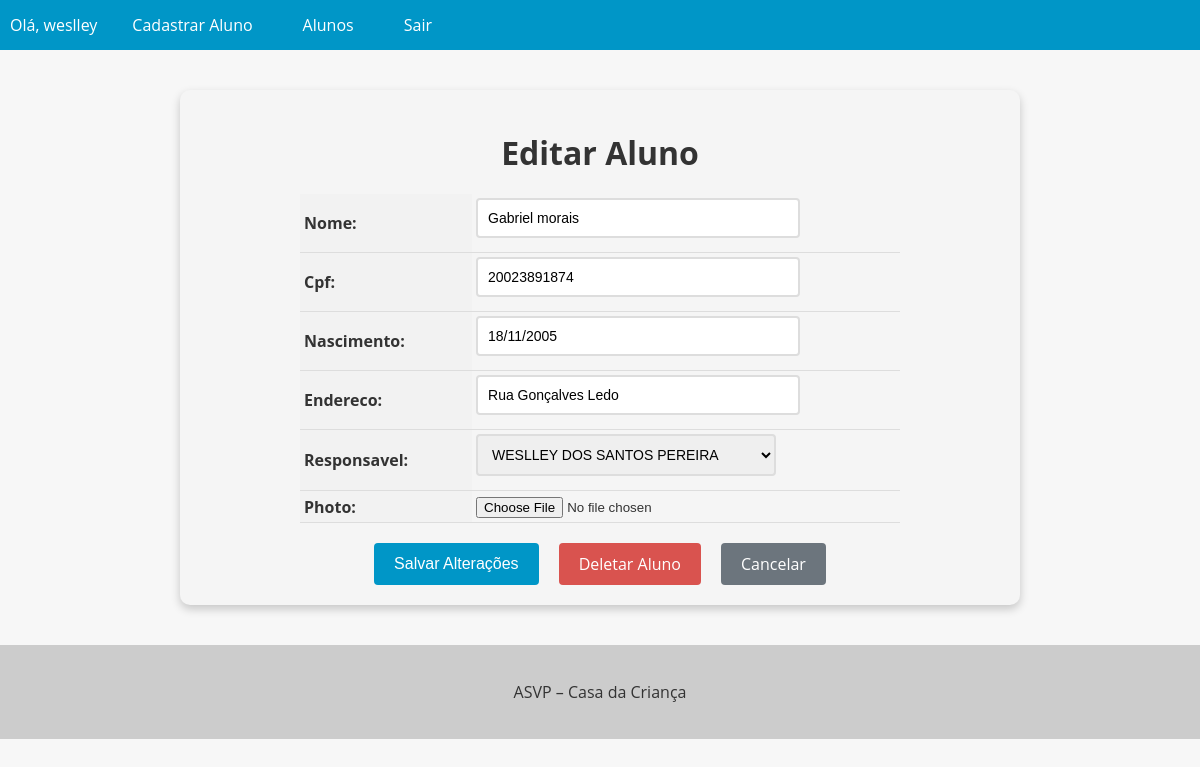
Page /Aluno/27/update/ (signed in) on the committed database.
### Alunos/models.py (models this page shows, shortened)
class Aluno(models.Model):
    id = models.AutoField(primary_key=True)
    nome = models.CharField(max_length=200)
    cpf = models.CharField(max_length=14, unique=True, null=True, blank=True)
    nascimento = models.DateField()
    endereco = models.CharField(max_length=255, null=True, blank=True)
    responsavel = models.ForeignKey('Responsavel', on_delete=models.SET_NULL, null=True, blank=True)  # Ligação com Responsavel
    photo = models.ImageField(upload_to='Alunos/', blank=True, null=True)

class Responsavel(models.Model):
    id = models.AutoField(primary_key=True)
    nome = models.CharField(max_length=200)
    cpf = models.CharField(max_length=14, unique=True)
    nascimento = models.DateField()
    endereco = models.CharField(max_length=255)
    telefone = models.CharField(max_length=15)
    def __str__(self):
        return self.nome

### Alunos/views.py (the view, shortened to what this page needs)
# urls.py: path('Aluno/<int:pk>/update/', AlunoUpdateView.as_view(), name='Aluno_update'),
@method_decorator(login_required(login_url='login'), name='dispatch')
class AlunoUpdateView(UpdateView):
    model = Aluno
    form_class = AlunoModelForm
    template_name = 'Aluno_update.html'

### Alunos/forms.py (shortened to what this page needs)
class AlunoModelForm(forms.ModelForm):
    class Meta:
        model = Aluno
        fields = '__all__'  # Isso vai incluir todos os campos do modelo Aluno

### Alunos/templates/Aluno_update.html (shortened to what this page needs)
{% extends "base.html" %}
{% block content %}
  <div class="container">
    <form method="post" enctype="multipart/form-data">
      <h1>Editar Aluno</h1>
      <table>
        {{ form.as_table }}
      </table>
      <div class="buttons-container">
        <input type="submit" value="Salvar Alterações" class="btn">
        <a href="{% url 'aluno_delete' pk=object.pk %}" class="btn btn-danger">Deletar Aluno</a>
        <a href="{% url 'alunos_list' %}" class="btn btn-secondary">Cancelar</a>
      </div>
    </form>
  </div>
{% endblock %}

### app/templates/base.html (shortened to what this page needs)
<!DOCTYPE html>
<html lang="en">
<head>
</head>
<body>
  <header>
    <nav>
      <ul>
        {% if user.is_authenticated %}
          <li>Olá, {{ user.username }}</li>
          <li><a href="{% url 'new_Aluno' %}">Cadastrar Aluno</a></li>
        {% endif %}
        <li><a href="{% url 'Alunos_list' %}">Alunos</a></li>
        {% if user.is_authenticated %}
          <li><a href="{% url 'logout' %}">Sair</a></li>
        {% endif %}
      </ul>
    </nav>
  </header>
  <main>
    {% block content %}
    {% endblock %}
  </main>
  <footer>
    <p>ASVP – Casa da Criança</p>
  </footer>
</body>
</html>

### app/templates/base.html (style rules this page uses)
body { font-family: 'Open Sans', sans-serif; background-color: #f7f7f7; color: #333; margin: 0; padding: 0; }
header { background-color: #0096c7; color: #fff; text-align: center; }
footer { background-color: #ccc; color: #333; padding: 20px; text-align: center; }
nav { background-color: #0096c7; color: #fff; height: 50px; display: flex; justify-content: space-between; align-items: center; }
nav ul { list-style: none; margin: 0; padding: 0; display: flex; }
nav ul li { margin: 0 10px; }
nav ul li a { color: #fff; text-decoration: none; font-size: 16px; padding: 15px; transition: all 0.3s ease; }

### Alunos/templates/Aluno_update.html (style rules this page uses)
.container { max-width: 800px; margin: 40px auto; padding: 20px; background-color: #f5f5f5; border-radius: 10px; box-shadow: 0 4px 10px rgba(0, 0, 0, 0.2); }
.container h1 { font-size: 2rem; margin-bottom: 20px; text-align: center; }
table { margin: 0 auto; border-collapse: collapse; width: 100%; max-width: 600px; }
th, td { padding: 4px; text-align: left; border-bottom: 1px solid #ddd; }
th { background-color: #f2f2f2; }
input[type="text"], input[type="number"], input[type="date"], select, textarea { padding: 10px; font-size: 14px; border: 2px solid #ddd; border-radius: 4px; width: 100%; max-width: 300px; margin-bottom: 10px; transition: border-color 0.3s ease-in-out; }
.buttons-container { display: flex; justify-content: center; margin-top: 20px; }
.btn { background-color: #0096c7; color: #fff; border: none; padding: 10px 20px; font-size: 16px; border-radius: 4px; cursor: pointer; transition: background-color 0.3s ease-in-out; margin: 0 10px; }
.btn-danger { background-color: #d9534f; text-decoration: none !important; }
.btn-secondary { background-color: #6c757d; }
a { text-decoration: none !important; }

### rows in the picture
Aluno: nome "Gabriel morais", cpf "20023891874", nascimento "18/11/2005", endereco "Rua Gonçalves Ledo", responsavel "WESLLEY DOS SANTOS PEREIRA"

### other values in the picture
{{ user.username }} "weslley"
